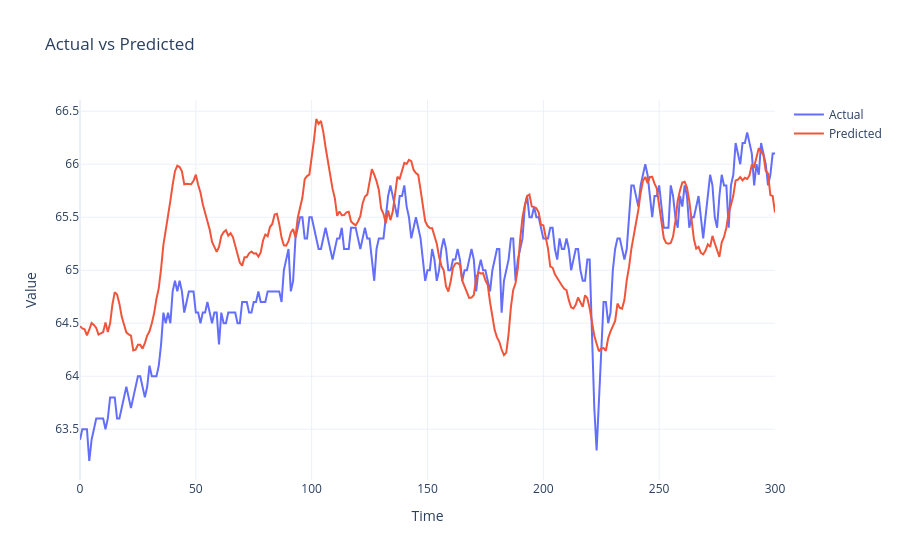
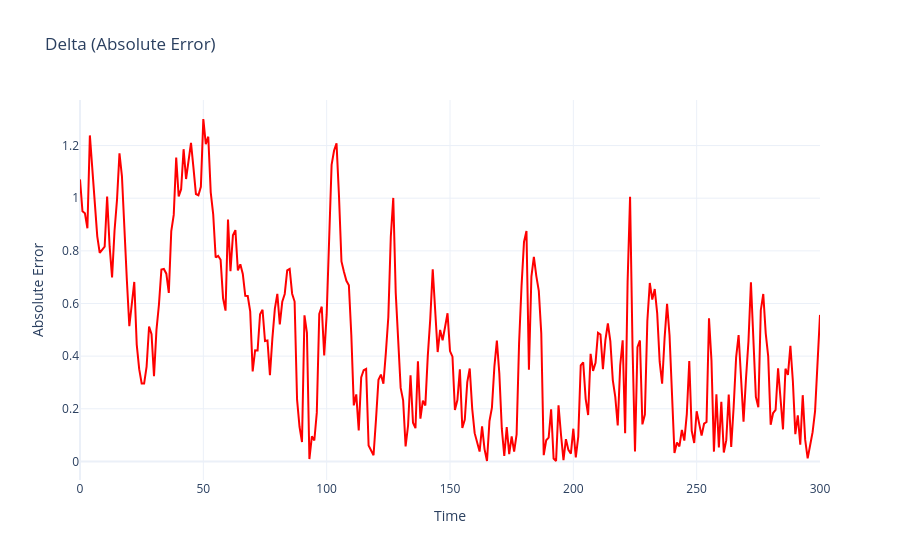

The code cell stored with these charts, in order, in its notebook:
### Code cell
pred_overlay = plot_overlay_predictions(y_val, y_pred)
pred_overlay.show()

pred_delta = plot_prediction_deltas(y_val, y_pred)
pred_delta.show()

### Figure 1 — Plotly figure (JSON) as saved in the notebook; plotly's stock layout.template omitted (floating-point values rounded to 4 significant figures; data arrays with more than 128 entries replaced by an {"elided": "..."} marker saying what was removed)
{"data": [{"marker": {"size": 3}, "mode": "lines", "name": "Actual", "type": "scatter", "x": {"elided": "301 int values"}, "y": {"elided": "301 float values"}}, {"marker": {"size": 3}, "mode": "lines", "name": "Predicted", "type": "scatter", "x": {"elided": "301 int values"}, "y": {"elided": "301 float values"}}], "layout": {"title": {"text": "Actual vs Predicted"}, "xaxis": {"title": {"text": "Time"}}, "yaxis": {"title": {"text": "Value"}}}}

### Figure 2 — Plotly figure (JSON) as saved in the notebook; plotly's stock layout.template omitted (floating-point values rounded to 4 significant figures; data arrays with more than 128 entries replaced by an {"elided": "..."} marker saying what was removed)
{"data": [{"line": {"color": "red"}, "marker": {"size": 3}, "mode": "lines", "name": "Delta", "type": "scatter", "x": {"elided": "301 int values"}, "y": {"elided": "301 float values"}}], "layout": {"title": {"text": "Delta (Absolute Error)"}, "xaxis": {"title": {"text": "Time"}}, "yaxis": {"title": {"text": "Absolute Error"}}}}
